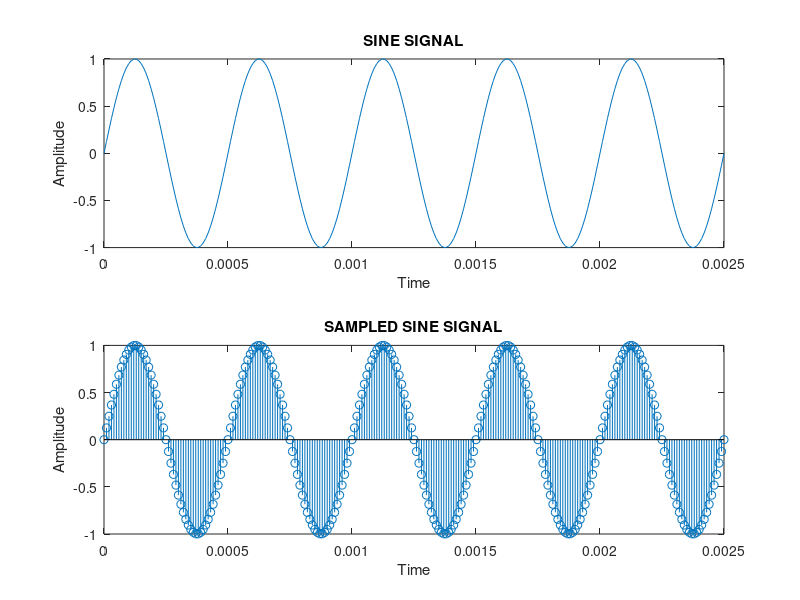

Reproduce this figure in MATLAB.
clc;
clear all;
close all;

f0 = 2000;              % Input frequency in Hz
cycles = 5;             % Number of cycles to be represented in the signal (sine wave here)
Fs = 50*f0;             % Sampling frequency (50 samples per cycle)

t = 0:1/Fs:cycles/f0 ;   % Time vector


x = sin(2*pi*f0*t);

subplot(2,1,1)
plot(t,x);
xlabel("Time");
ylabel("Amplitude");
title("SINE SIGNAL");

subplot(2,1,2)
stem(t,x);
xlabel("Time");
ylabel("Amplitude");
title("SAMPLED SINE SIGNAL");
